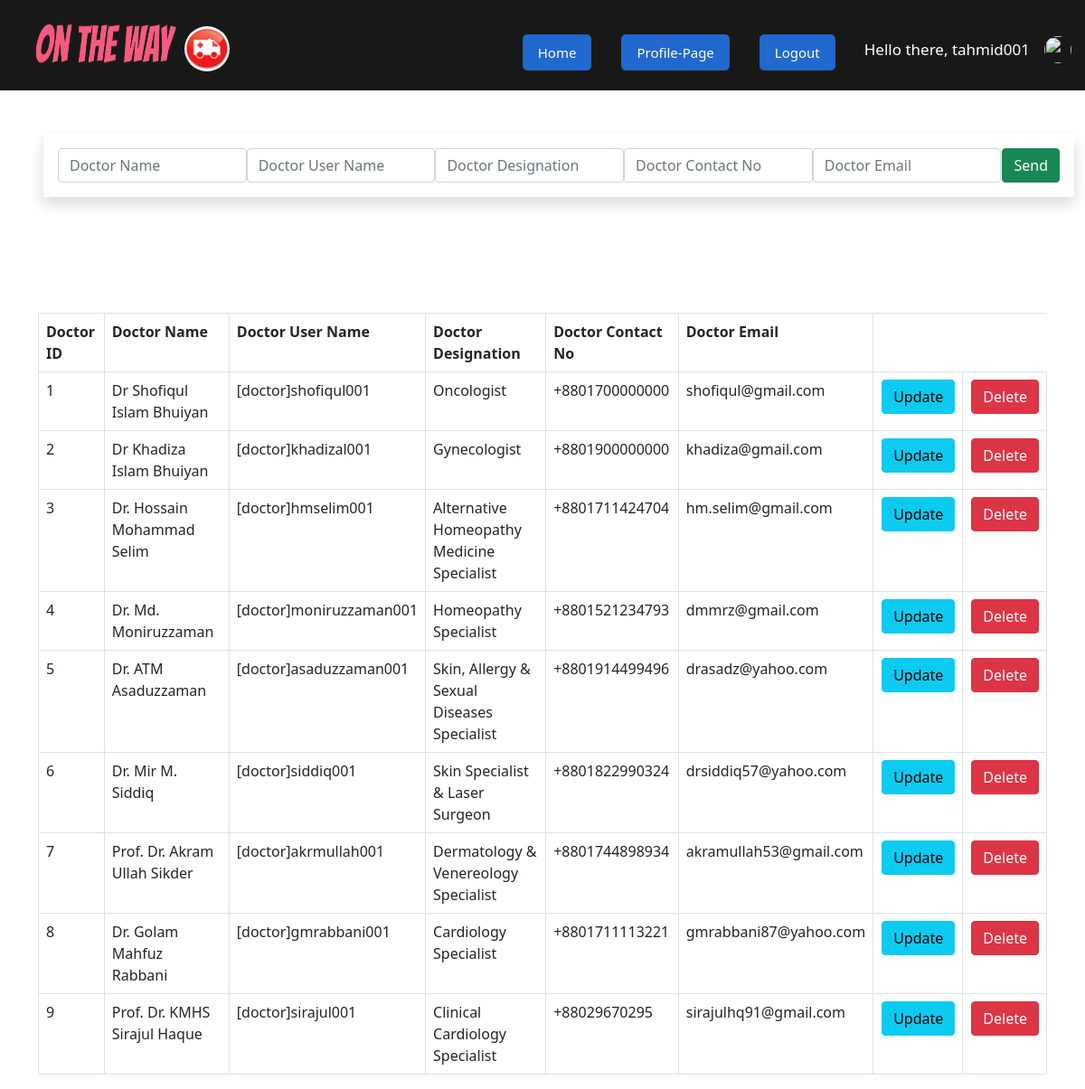
/admin/dcornerhandler.php (signed in), run on the app's committed database.
### tables this page shows
CREATE TABLE `doctors` (
  `doctorId` int(11) NOT NULL,
  `doctorName` varchar(200) NOT NULL,
  `doctorUsername` varchar(200) NOT NULL,
  `doctorDesignation` varchar(200) NOT NULL,
  `doctorContactNo` varchar(200) NOT NULL,
  `doctorEmail` varchar(200) NOT NULL
);

### admin/dcornerhandler.php (the view, shortened to what this page needs)
<?php
include_once 'header.php';
require_once 'db.php';
		?>
<div class="container shadow m-5 p-3">
	<form action="" method="post" class="d-flex justify-content-around">
		<input class="form-control" type="text" name="dname" placeholder="Doctor Name">
		<input class="form-control" type="text" name="dusername" placeholder="Doctor User Name">
		<input class="form-control" type="text" name="ddes" placeholder="Doctor Designation">
		<input class="form-control" type="text" name="dcont" placeholder="Doctor Contact No">
		<input class="form-control" type="text" name="dmail" placeholder="Doctor Email">
		<input class="btn btn-success" type="submit" name="dbtn" value="Send">
	</form>
</div>
<div class="container m-5 p-3">
</div>
<div class="container">
	<table class="table table-bordered" style="">
		<tr>
			<th>Doctor ID</th>
			<th>Doctor Name</th>
			<th>Doctor User Name</th>
			<th>Doctor Designation</th>
			<th>Doctor Contact No</th>
			<th>Doctor Email</th>
		</tr>
		<?php
		$sql2 = "SELECT * FROM doctors";
$readsql = mysqli_query($conn,$sql2);
if ($readsql -> num_rows > 0) {
	while ($row = mysqli_fetch_assoc($readsql)) {
		$showdid = $row['doctorId'];
		$showdname = $row['doctorName'];
		$showdusername = $row['doctorUsername'];
		$showddes = $row['doctorDesignation'];
		$showdcont = $row['doctorContactNo'];
		$showdmail = $row['doctorEmail'];
		?>
		<tr>
			<td><?php echo $showdid ?></td>
			<td><?php echo $showdname ?></td>
			<td><?php echo $showdusername ?></td>
			<td><?php echo $showddes ?></td>
			<td><?php echo $showdcont ?></td>
			<td><?php echo $showdmail ?></td>
			<td><a href="dcornerhandler.php?update=<?php echo $showdid;?>" class="btn btn-info">Update</a></td>
			<td><a href="dcornerhandler.php?delete=<?php echo $showdid;?>" class="btn btn-danger">Delete</a></td>
		</tr>
		<?php }
} ?>
	</table>
</div>

### admin/style.css (style rules this page uses)
body { font-family: sans-serif; }
.btn { margin-left: 1px; }

### data on the page
doctors: doctorId "1", doctorName "Dr Shofiqul Islam Bhuiyan", doctorUsername "[doctor]shofiqul001", doctorDesignation "Oncologist", doctorContactNo "+8801700000000", doctorEmail "shofiqul@gmail.com"
doctors: doctorId "2", doctorName "Dr Khadiza Islam Bhuiyan", doctorUsername "[doctor]khadizal001", doctorDesignation "Gynecologist", doctorContactNo "+8801900000000", doctorEmail "khadiza@gmail.com"
doctors: doctorId "3", doctorName "Dr. Hossain Mohammad Selim", doctorUsername "[doctor]hmselim001", doctorDesignation "Alternative Homeopathy Medicine Specialist", doctorContactNo "+8801711424704", doctorEmail "hm.selim@gmail.com"
doctors: doctorId "4", doctorName "Dr. Md. Moniruzzaman", doctorUsername "[doctor]moniruzzaman001", doctorDesignation "Homeopathy Specialist", doctorContactNo "+8801521234793", doctorEmail "dmmrz@gmail.com"
doctors: doctorId "5", doctorName "Dr. ATM Asaduzzaman", doctorUsername "[doctor]asaduzzaman001", doctorDesignation "Skin, Allergy & Sexual Diseases Specialist", doctorContactNo "+8801914499496", doctorEmail "drasadz@yahoo.com"
doctors: doctorId "6", doctorName "Dr. Mir M. Siddiq", doctorUsername "[doctor]siddiq001", doctorDesignation "Skin Specialist & Laser Surgeon", doctorContactNo "+8801822990324", doctorEmail "drsiddiq57@yahoo.com"
doctors: doctorId "7", doctorName "Prof. Dr. Akram Ullah Sikder", doctorUsername "[doctor]akrmullah001", doctorDesignation "Dermatology & Venereology Specialist", doctorContactNo "+8801744898934", doctorEmail "akramullah53@gmail.com"
doctors: doctorId "8", doctorName "Dr. Golam Mahfuz Rabbani", doctorUsername "[doctor]gmrabbani001", doctorDesignation "Cardiology Specialist", doctorContactNo "+8801711113221", doctorEmail "gmrabbani87@yahoo.com"
doctors: doctorId "9", doctorName "Prof. Dr. KMHS Sirajul Haque", doctorUsername "[doctor]sirajul001", doctorDesignation "Clinical Cardiology Specialist", doctorContactNo "+88029670295", doctorEmail "sirajulhq91@gmail.com"

### other printed values
$_SESSION["useruid"] "tahmid001"
